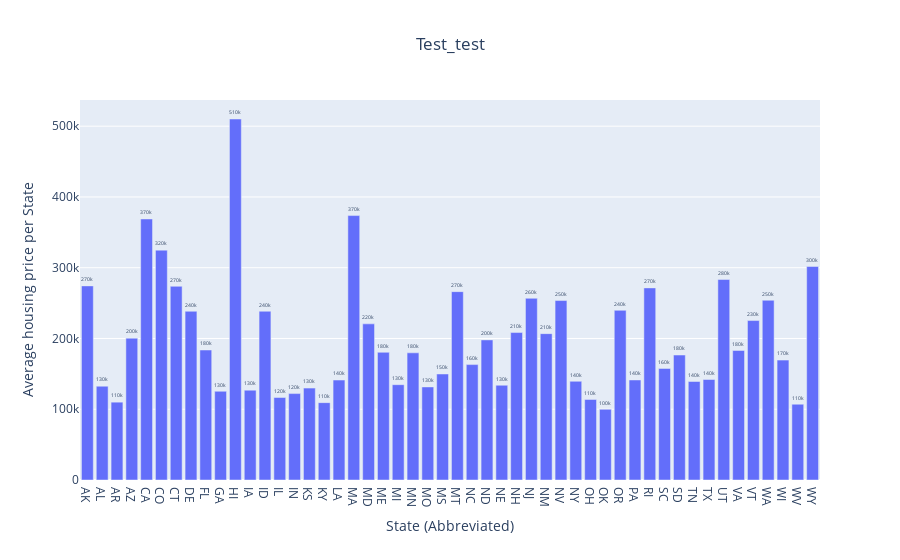

The notebook cell saved with this chart:
### Code cell
# Bar chart based on region

# Assuming hv is the home_value DataFrame
hv = home_value.copy()

# Grab Columns
categorical_columns = hv.columns[:5]
dates = hv.columns[5:]

# Convert to date time and melt the DataFrame
df_melted = hv.melt(id_vars=categorical_columns, value_vars=dates, var_name='Date', value_name='Value')
df_melted['Date'] = pd.to_datetime(df_melted['Date'])
df_melted = df_melted.dropna(subset=['Value'])

# Sort the DataFrame
df_sorted = df_melted.sort_values(by=["StateName", "Date"]).groupby(by="StateName")['Value'].mean()
df_sorted = df_sorted.reset_index()  # Convert the Series into a DataFrame

fig = px.bar(df_sorted, y= "Value", x="StateName", text_auto='.2s',title="Test_test")

fig.update_traces(textfont_size=12, textangle=0, textposition="outside", cliponaxis=False)

# Update layout for better spacing
fig.update_layout(
    xaxis_title="State (Abbreviated)",
    yaxis_title="Average housing price per State",
    title_x=0.5  # Center the title
)

fig.show()

### Figure 1 — Plotly figure (JSON) as saved in the notebook; plotly's stock layout.template omitted (floating-point values rounded to 4 significant figures)
{"data": [{"alignmentgroup": "True", "cliponaxis": false, "hovertemplate": "StateName=%{x}<br>Value=%{y}<extra></extra>", "legendgroup": "", "marker": {"color": "#636efa", "pattern": {"shape": ""}}, "name": "", "offsetgroup": "", "orientation": "v", "showlegend": false, "textangle": 0, "textfont": {"size": 12}, "textposition": "outside", "texttemplate": "%{y:.2s}", "type": "bar", "x": ["AK", "AL", "AR", "AZ", "CA", "CO", "CT", "DE", "FL", "GA", "HI", "IA", "ID", "IL", "IN", "KS", "KY", "LA", "MA", "MD", "ME", "MI", "MN", "MO", "MS", "MT", "NC", "ND", "NE", "NH", "NJ", "NM", "NV", "NY", "OH", "OK", "OR", "PA", "RI", "SC", "SD", "TN", "TX", "UT", "VA", "VT", "WA", "WI", "WV", "WY"], "xaxis": "x", "y": [274300.0, 132600.0, 110000.0, 200400.0, 368900.0, 324800.0, 273700.0, 238400.0, 183700.0, 125400.0, 510100.0, 127000.0, 238500.0, 116600.0, 122100.0, 129900.0, 109300.0, 141200.0, 373700.0, 220600.0, 180500.0, 134700.0, 179700.0, 131500.0, 149800.0, 266200.0, 163100.0, 198000.0, 133900.0, 208400.0, 256800.0, 206800.0, 253600.0, 139500.0, 113800.0, 99880.0, 239800.0, 141400.0, 271500.0, 157600.0, 176600.0, 139200.0, 142000.0, 283300.0, 183100.0, 225300.0, 254000.0, 169400.0, 107100.0, 301700.0], "yaxis": "y"}], "layout": {"barmode": "relative", "legend": {"tracegroupgap": 0}, "title": {"text": "Test_test", "x": 0.5}, "xaxis": {"anchor": "y", "domain": [0, 1], "title": {"text": "State (Abbreviated)"}}, "yaxis": {"anchor": "x", "domain": [0, 1], "title": {"text": "Average housing price per State"}}}}
